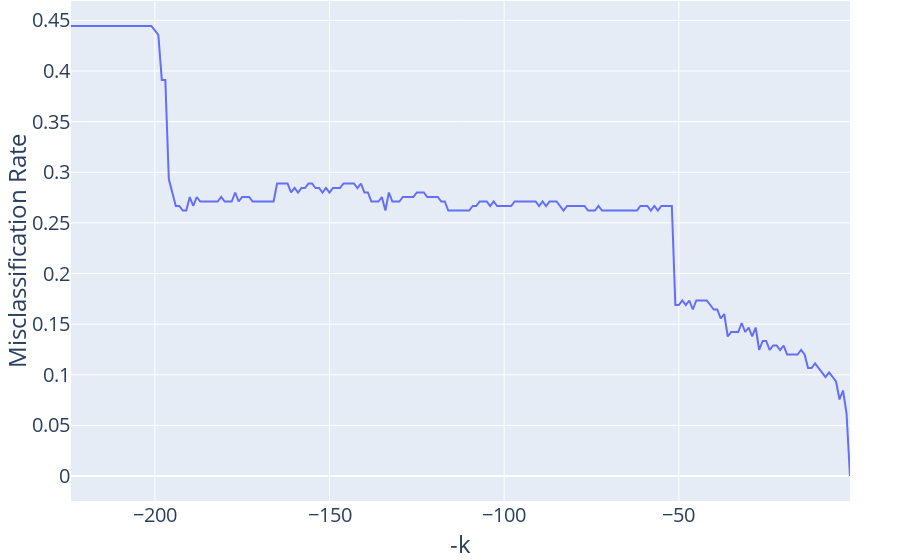

The cell this chart's notebook holds for it:
### Code cell
import plotly.express as px
fig = px.line(errors_and_ks, x = "-k", y = "Misclassification Rate")
standardize_figure(fig)
fig.show()
fig.write_image("misclassification_rate_vs_neg_k.png", scale = 2)

### Figure 1 — Plotly figure (JSON) as saved in the notebook; plotly's stock layout.template omitted (floating-point values rounded to 4 significant figures; data arrays with more than 128 entries replaced by an {"elided": "..."} marker saying what was removed)
{"data": [{"hovertemplate": "-k=%{x}<br>Misclassification Rate=%{y}<extra></extra>", "legendgroup": "", "line": {"color": "#636efa", "dash": "solid"}, "marker": {"symbol": "circle"}, "mode": "lines", "name": "", "orientation": "v", "showlegend": false, "type": "scatter", "x": {"elided": "224 int values"}, "xaxis": "x", "y": {"elided": "224 float values"}, "yaxis": "y"}], "layout": {"font": {"size": 20}, "legend": {"tracegroupgap": 0}, "margin": {"b": 0, "l": 50, "r": 50, "t": 1}, "xaxis": {"anchor": "y", "domain": [0, 1], "title": {"text": "-k"}}, "yaxis": {"anchor": "x", "domain": [0, 1], "title": {"text": "Misclassification Rate"}}}}
